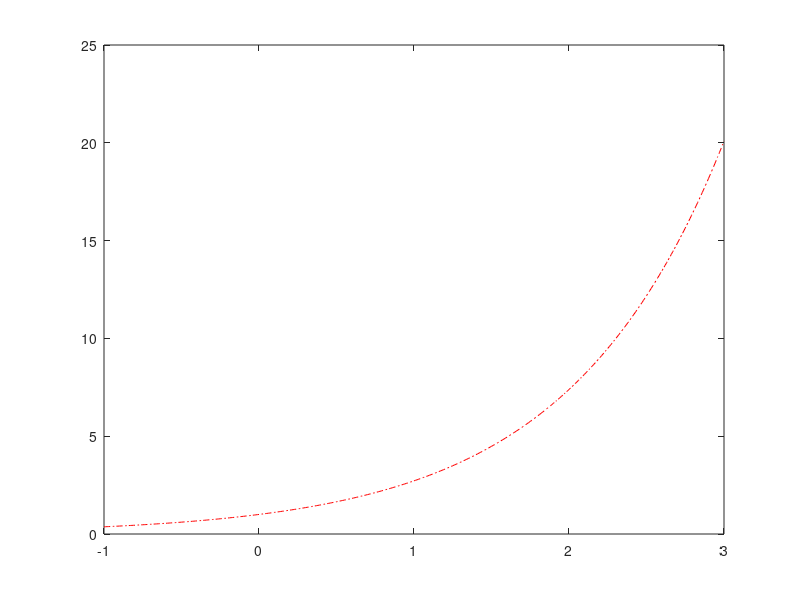

Recreate this plot in MATLAB. (Note: this script raises an error after producing the figure.)
x=-1:0.01:3;
f=exp(x);
plot(x,f,'r-.')
hold on % vrem sa mai plotam inca ceva pe deasupra 5 polinoame taylor
for n=1:6
    t=taylor324(n,x);
    plot(x,t)
    hold on

end    

f2=exp(2);
for n=1:6
    t2=taylor324(n,2);
    err=abs(f2-t2)    
    % eroare e modulul din valoarea reala si aproximarea
    hold on
end 

% aproximam f(2) cu fiecare polinom taylor